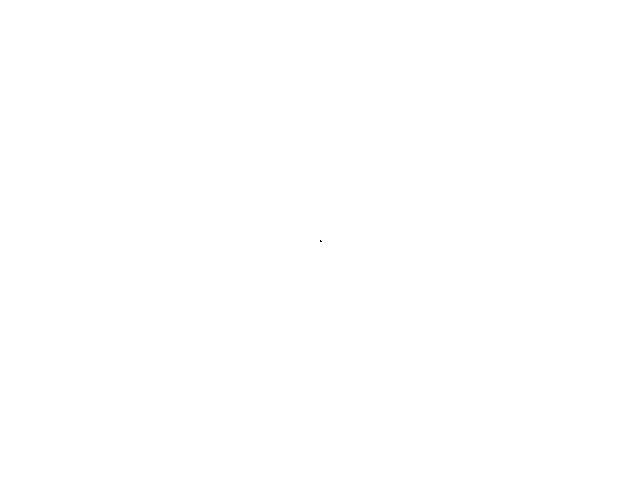
Frame 1 (no input)
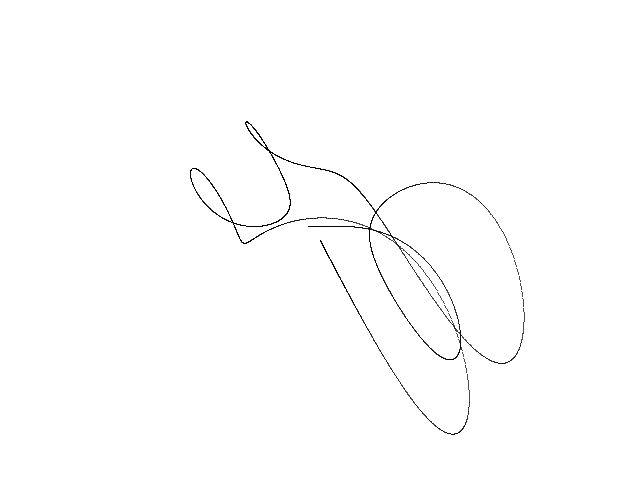
Frame 60 (the mouse pressed at the canvas centre just before this capture)
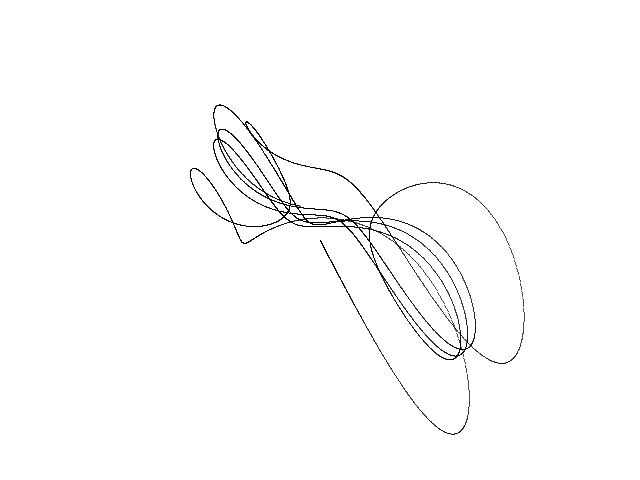
Frame 120 (the mouse held since frame 60 and released just before this capture)

The Processing sketch that drew these frames (run headless with seeded random() and noise(); from frame 60 on, the mouse is pressed at the canvas centre):

// Processing sketch: Hyperchaotic_Jha
// ── Hyperchaotic_Jha.pde
// Jha hyperchaotic attractor //

  float x = 0.1;
  float y = 0.1;
  float z = 0.1;
  float w = 0.1;
  float dt = 0.0005;
  float a = 10.0;
  float b = 28.0;
  float c = 2.667;
  float d = 1.3;


void setup() {
  
  size(640, 480);
  background(255);
  
}

void draw() {
  
  for (int i=0; i<100; i++) {
    
    float nx = x;
    float ny = y;
    float nz = z;
    float nw = w;
    
    x = nx + dt * (a * (ny - nx) + nw);
    y = ny + dt * (-nx * nz + b * nx - ny);
    z = nz + dt * (nx * ny - c * nz);
    w = nw + dt * (-nx * nz + d * nw);
    
    point(320 + (8 * x), 240 + (7 * y));
        
  }

}
